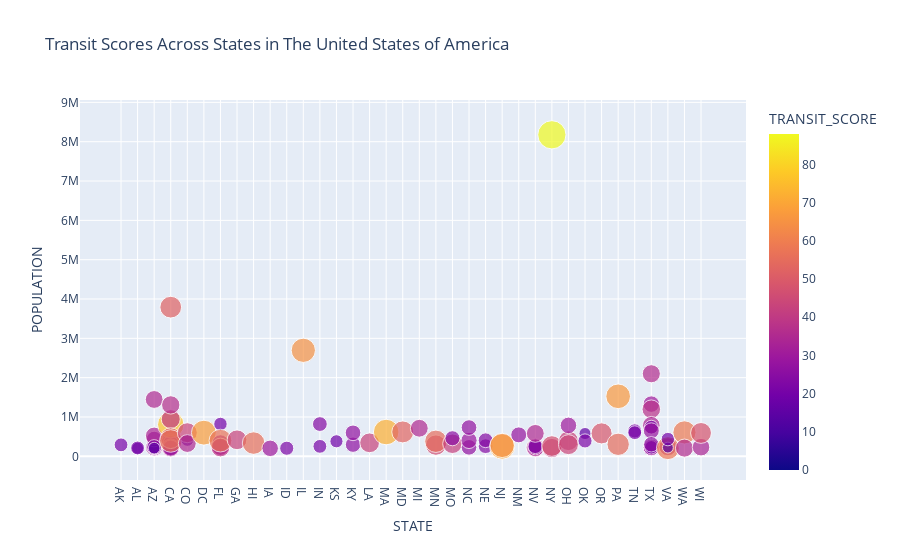

Source (notebook cell):
### Code cell
transit_fig = px.scatter(scores_df,title = "Transit Scores Across States in The United States of America", x = "STATE", y = "POPULATION",color = "TRANSIT_SCORE", size = "TRANSIT_SCORE")
transit_fig.update_xaxes(tickmode='linear')

transit_fig.show()

### Figure 1 — Plotly figure (JSON) as saved in the notebook; plotly's stock layout.template omitted (floating-point values rounded to 4 significant figures)
{"data": [{"hovertemplate": "STATE=%{x}<br>POPULATION=%{y}<br>TRANSIT_SCORE=%{marker.color}<extra></extra>", "legendgroup": "", "marker": {"color": [21, 16, 21, 33, 23, 27, 34, 24, 35, 15, 33, 25, 35, 33, 33, 43, 29, 24, 77, 36, 40, 25, 37, 30, 52, 48, 56, 18, 44, 35, 68, 33, 31, 32, 39, 20, 57, 43, 56, 30, 22, 65, 21, 24, 19, 26, 27, 43, 72, 53, 35, 46, 55, 42, 25, 27, 29, 27, 24, 24, 70, 65, 28, 38, 33, 24, 24, 35, 41, 47, 88, 43, 30, 44, 16, 22, 49, 55, 67, 22, 21, 28, 30, 14, 36, 38, 34, 0, 21, 29, 20, 28, 26, 35, 58, 13, 20, 59, 36, 34, 48], "coloraxis": "coloraxis", "size": [21, 16, 21, 33, 23, 27, 34, 24, 35, 15, 33, 25, 35, 33, 33, 43, 29, 24, 77, 36, 40, 25, 37, 30, 52, 48, 56, 18, 44, 35, 68, 33, 31, 32, 39, 20, 57, 43, 56, 30, 22, 65, 21, 24, 19, 26, 27, 43, 72, 53, 35, 46, 55, 42, 25, 27, 29, 27, 24, 24, 70, 65, 28, 38, 33, 24, 24, 35, 41, 47, 88, 43, 30, 44, 16, 22, 49, 55, 67, 22, 21, 28, 30, 14, 36, 38, 34, 0, 21, 29, 20, 28, 26, 35, 58, 13, 20, 59, 36, 34, 48], "sizemode": "area", "sizeref": 0.22, "symbol": "circle"}, "mode": "markers", "name": "", "orientation": "v", "showlegend": false, "type": "scatter", "x": ["AK", "AL", "AL", "AZ", "AZ", "AZ", "AZ", "AZ", "AZ", "AZ", "CA", "CA", "CA", "CA", "CA", "CA", "CA", "CA", "CA", "CA", "CA", "CA", "CA", "CA", "CA", "CA", "CA", "CO", "CO", "CO", "DC", "FL", "FL", "FL", "FL", "FL", "FL", "GA", "HI", "IA", "ID", "IL", "IN", "IN", "KS", "KY", "KY", "LA", "MA", "MD", "MI", "MN", "MN", "MO", "MO", "NC", "NC", "NC", "NE", "NE", "NJ", "NJ", "NM", "NV", "NV", "NV", "NV", "NV", "NY", "NY", "NY", "OH", "OH", "OH", "OK", "OK", "OR", "PA", "PA", "TN", "TN", "TX", "TX", "TX", "TX", "TX", "TX", "TX", "TX", "TX", "TX", "TX", "TX", "VA", "VA", "VA", "VA", "WA", "WA", "WI", "WI"], "xaxis": "x", "y": [291826, 205764, 212237, 226721, 217385, 439041, 520116, 236123, 1445632, 208453, 494665, 291707, 243916, 336265, 466488, 324528, 303871, 347483, 805235, 214089, 945942, 212375, 1307402, 209924, 3792621, 462257, 390724, 416427, 600158, 325078, 601723, 244769, 335709, 238300, 224669, 821784, 399457, 420003, 337256, 203433, 205671, 2695598, 253691, 820445, 382368, 295803, 597337, 343829, 617594, 620961, 713777, 285068, 382578, 319294, 459787, 228330, 403892, 731424, 258379, 408958, 247597, 277140, 545852, 223167, 216961, 225221, 257729, 583756, 210565, 261310, 8175133, 396815, 787033, 296943, 579999, 391906, 583776, 305704, 1526006, 646889, 601222, 216290, 1327407, 259841, 2099451, 1197816, 790390, 365438, 741206, 226876, 229573, 649121, 305215, 242803, 207627, 222209, 437994, 608660, 208916, 233209, 594833], "yaxis": "y"}], "layout": {"coloraxis": {"colorbar": {"title": {"text": "TRANSIT_SCORE"}}, "colorscale": [[0, "#0d0887"], [0.1111, "#46039f"], [0.2222, "#7201a8"], [0.3333, "#9c179e"], [0.4444, "#bd3786"], [0.5556, "#d8576b"], [0.6667, "#ed7953"], [0.7778, "#fb9f3a"], [0.8889, "#fdca26"], [1, "#f0f921"]]}, "legend": {"itemsizing": "constant", "tracegroupgap": 0}, "title": {"text": "Transit Scores Across States in The United States of America"}, "xaxis": {"anchor": "y", "domain": [0, 1], "tickmode": "linear", "title": {"text": "STATE"}}, "yaxis": {"anchor": "x", "domain": [0, 1], "title": {"text": "POPULATION"}}}}
